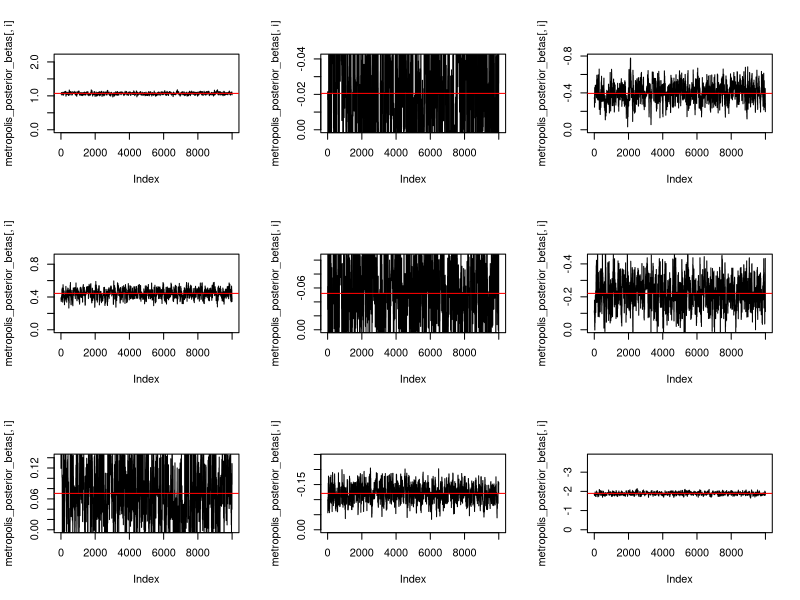
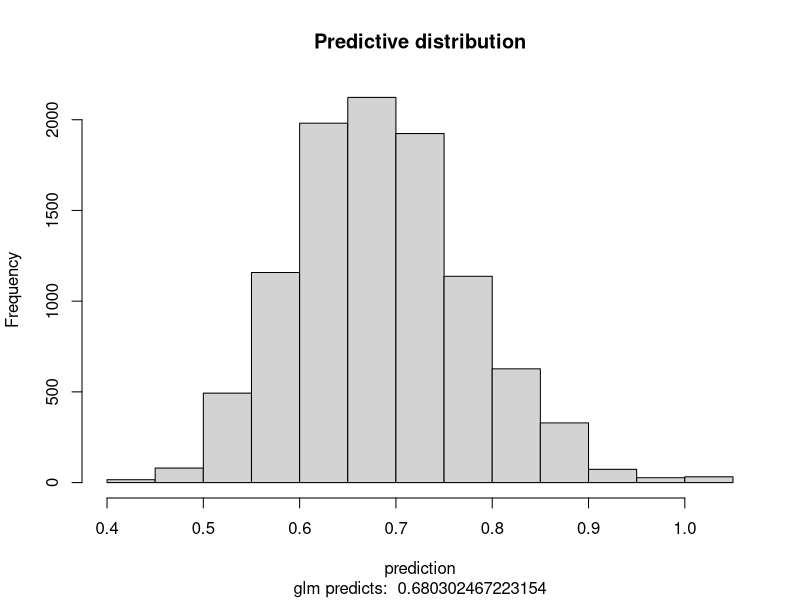

Recreate these plots in R, in order.
library(mvtnorm)
data <- read.table("eBayNumberOfBidderData.dat", sep = "" , header = T , na.strings ="", stringsAsFactors= F)
data = as.data.frame(data)

col_names = colnames(data)

# lab 3.2.1

model <- glm(nBids ~ . , data[,-2], family = poisson(link = "log"))
model
summary(model)

# lab 3.2.2
Y = data$nBids
X = as.matrix(data[,-1])
n = dim(data)[1]
mu = rep(0,9)


Sigma = 100*solve(t(X)%*%X)
beta_prior = rmvnorm(1,mean=mu,sigma=Sigma)
dim(beta_prior)


LogPostPoisson <- function(betas,Y,X,mu,Sigma){
  linPred <- betas%*%t(X);
  # finding the log likelihood 
  logLik <- sum(Y*linPred - exp(linPred) - log(factorial(Y)));
  #print(logLik)
  # finding the log logPrior using the parameters given
  logPrior <- dmvnorm(betas, mu, Sigma, log=TRUE);
  #print(logPrior)
  # returning the log posterior as the sum of loglikihood and logPrior
  return(logLik + logPrior)
} 
OptimRes <- optim(beta_prior,LogPostPoisson,gr=NULL,Y,X,mu,Sigma,method=c("BFGS"),control=list(fnscale=-1),hessian=TRUE)

# Getting the hessian matrix from the results returned from the optim function
beta_mode_hessian = OptimRes$hessian
# Getting the mode β values as the parameters returned from the optim function
beta_mode = OptimRes$par
colnames(beta_mode) = col_names[-1]
# Getting the J(beta_mode) as the negative of the hessian returned 
J = -beta_mode_hessian
# Calculating inverse of J
J_inverse = solve(-beta_mode_hessian)

posterior_beta_draw = rmvnorm(1,beta_mode, J_inverse)

# lab 3.2.3
num_random_walk = 1E4
# Function for metropolis random walk
MetropolisRandomWalk <- function(beta_initial, c, J_inverse, log_density_function, mu, Sigma, Y, X){
  metropolis_betas = matrix(data = NA, nrow = num_random_walk, ncol = dim(X)[2])
  # Initializing previous betas as the initial value
  prev_beta = beta_initial
  for(i in 1:num_random_walk){
    # Sampling betas from the multivariate normal distribution 
    sample = rmvnorm(1, mean = prev_beta, sigma = c * J_inverse)
    # Calculating the log of the density values for the sampled betas
    log_density_sample = log_density_function(sample, Y, X, mu, Sigma)
    # Calculating the log of the density values for the previous samples of accepted betas
    log_density_prev_sample = log_density_function(prev_beta, Y, X, mu, Sigma) 
    # Calculating alpha values
    alpha = min(1, exp((log_density_sample - log_density_prev_sample)))
    # Generating a random number between 0 and 1
    rand = runif(n=1, min = 0, max = 1)
    # Accepting sample based on the probability alpha
    if(rand<alpha){
      metropolis_betas[i,] = sample
      prev_beta = sample
    }
    else{
      metropolis_betas[i,] = prev_beta
    }
    
  }
  return(metropolis_betas)
}
# Sampling betas based using Metropolis Random Walk
metropolis_posterior_betas = MetropolisRandomWalk(posterior_beta_draw, .6, J_inverse, LogPostPoisson, mu, Sigma, Y, X)
colnames(metropolis_posterior_betas) = col_names[-1]

# plotting Sampled value to access the convergence of betas
par(mfrow=c(3,3))
for(i in 1:dim(X)[2]){
  plot(metropolis_posterior_betas[,i], type = "l", ylim = c(0,2*model$coefficients[i]))
  abline(h=model$coefficients[i], col="red")
}

# lab 3.2.4
par(mfrow=c(1,1))
# Creation data for test case 
sample = matrix(c(1, 1, 0, 1, 0, 1,0,1.2,0.8))
# Getting predictions for the test data based on sampled betas as the mean of the Poisson Distribution is parameters passed it
# The plot of the parameters passed to it (exp(betas*X)) would be good plot of the predictive distribution
prediction = exp(metropolis_posterior_betas %*% sample)

#print(exp(model$coefficients%*%sample))
hist(prediction, main = "Predictive distribution", sub =paste("glm predicts: ",exp(model$coefficients%*%sample)))

# Calculating probability of no bidders
prob_no_bids = mean(rpois(num_random_walk,prediction)==0)




